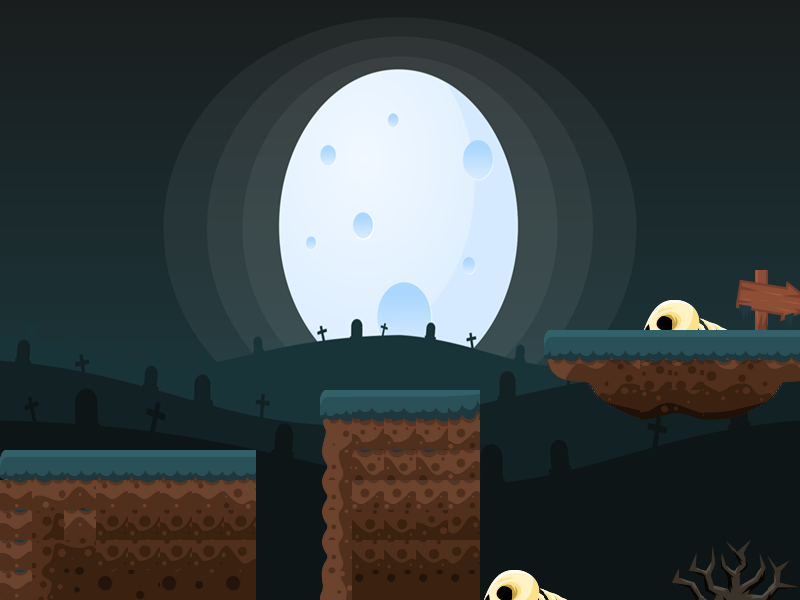

The image is a tile-based game level rendered from a .tmx file. Its description and complete source (layers, tilesets, objects, tile grids) follow:
An orthogonal 25x20 tile map with 32x30 px tiles, 1 tile layer (Tile Layer 1), 13 tilesets, 1 image layer and 8 objects (3x ground, 2x AISpawnpoint1, 2x gameOver, spawnpoint).

<map version="1.10" tiledversion="1.10.2" orientation="orthogonal" renderorder="right-down" width="25" height="20" tilewidth="32" tileheight="30" infinite="0" nextlayerid="7" nextobjectid="26">
 <tileset firstgid="1" name="Tile (1)" tilewidth="32" tileheight="30" spacing="1" margin="1" tilecount="12" columns="3">
  <image source="png/Tiles/Tile (1).png" trans="ff00ff" width="128" height="128" />
 </tileset>
 <tileset firstgid="13" name="Tile (2)" tilewidth="32" tileheight="30" spacing="1" margin="1" tilecount="12" columns="3">
  <image source="png/Tiles/Tile (2).png" trans="ff00ff" width="128" height="128" />
 </tileset>
 <tileset firstgid="25" name="Tile (3)" tilewidth="32" tileheight="30" spacing="1" margin="1" tilecount="12" columns="3">
  <image source="png/Tiles/Tile (3).png" trans="ff00ff" width="128" height="128" />
 </tileset>
 <tileset firstgid="37" name="Tile (16)" tilewidth="32" tileheight="30" spacing="1" margin="1" tilecount="12" columns="3">
  <image source="png/Tiles/Tile (16).png" trans="ff00ff" width="128" height="128" />
 </tileset>
 <tileset firstgid="49" name="ArrowSign" tilewidth="32" tileheight="30" spacing="1" margin="1" tilecount="4" columns="2">
  <image source="png/Objects/ArrowSign.png" trans="ff00ff" width="86" height="87" />
 </tileset>
 <tileset firstgid="53" name="Tile (15)" tilewidth="32" tileheight="30" spacing="1" margin="1" tilecount="12" columns="3">
  <image source="png/Tiles/Tile (15).png" trans="ff00ff" width="128" height="128" />
 </tileset>
 <tileset firstgid="65" name="Tile (14)" tilewidth="32" tileheight="30" spacing="1" margin="1" tilecount="12" columns="3">
  <image source="png/Tiles/Tile (14).png" trans="ff00ff" width="128" height="128" />
 </tileset>
 <tileset firstgid="77" name="Tile (7)" tilewidth="32" tileheight="30" spacing="1" margin="1" tilecount="12" columns="3">
  <image source="png/Tiles/Tile (7).png" trans="ff00ff" width="128" height="128" />
 </tileset>
 <tileset firstgid="89" name="DeadBush" tilewidth="32" tileheight="30" spacing="1" margin="1" tilecount="8" columns="4">
  <image source="png/Objects/DeadBush.png" trans="ff00ff" width="132" height="74" />
 </tileset>
 <tileset firstgid="97" name="Skeleton" tilewidth="32" tileheight="30" spacing="1" margin="1" tilecount="3" columns="3">
  <image source="png/Objects/Skeleton.png" trans="ff00ff" width="102" height="50" />
 </tileset>
 <tileset firstgid="100" name="Tile (11)" tilewidth="32" tileheight="30" spacing="1" margin="1" tilecount="12" columns="3">
  <image source="png/Tiles/Tile (11).png" trans="ff00ff" width="128" height="128" />
 </tileset>
 <tileset firstgid="112" name="Tile (4)" tilewidth="32" tileheight="30" spacing="1" margin="1" tilecount="12" columns="3">
  <image source="png/Tiles/Tile (4).png" trans="ff00ff" width="128" height="128" />
 </tileset>
 <tileset firstgid="124" name="Tile (13)" tilewidth="32" tileheight="30" spacing="1" margin="1" tilecount="12" columns="3">
  <image source="png/Tiles/Tile (13).png" trans="ff00ff" width="128" height="128" />
 </tileset>
 <imagelayer id="2" name="Image Layer 1">
  <image source="png/BG.png" width="800" height="600" />
 </imagelayer>
 <layer id="1" name="Tile Layer 1" width="25" height="20">
  <data encoding="csv">
0,0,0,0,0,0,0,0,0,0,0,0,0,0,0,0,0,0,0,0,0,0,0,0,0,
0,0,0,0,0,0,0,0,0,0,0,0,0,0,0,0,0,0,0,0,0,0,0,0,0,
0,0,0,0,0,0,0,0,0,0,0,0,0,0,0,0,0,0,0,0,0,0,0,0,0,
0,0,0,0,0,0,0,0,0,0,0,0,0,0,0,0,0,0,0,0,0,0,0,0,0,
0,0,0,0,0,0,0,0,0,0,0,0,0,0,0,0,0,0,0,0,0,0,0,0,0,
0,0,0,0,0,0,0,0,0,0,0,0,0,0,0,0,0,0,0,0,0,0,0,0,0,
0,0,0,0,0,0,0,0,0,0,0,0,0,0,0,0,0,0,0,0,0,0,0,0,0,
0,0,0,0,0,0,0,0,0,0,0,0,0,0,0,0,0,0,0,0,0,0,0,0,0,
0,0,0,0,0,0,0,0,0,0,0,0,0,0,0,0,0,0,0,0,0,0,0,0,0,
0,0,0,0,0,0,0,0,0,0,0,0,0,0,0,0,0,0,0,0,0,0,0,49,50,
0,0,0,0,0,0,0,0,0,0,0,0,0,0,0,0,0,0,0,0,97,98,99,51,52,
0,0,0,0,0,0,0,0,0,0,0,0,0,0,0,0,0,65,66,66,54,55,39,39,39,
0,0,0,0,0,0,0,0,0,0,0,0,0,0,0,0,0,68,69,70,58,58,40,41,42,
0,0,0,0,0,0,0,0,0,0,1,77,77,77,79,0,0,0,72,73,59,60,43,44,45,
0,0,0,0,0,0,0,0,0,0,4,80,80,80,82,0,0,0,0,0,0,0,0,0,0,
1,2,2,2,2,2,2,27,0,0,7,81,81,81,82,0,0,0,0,0,0,0,0,0,0,
16,5,6,16,16,16,16,17,0,0,7,82,82,82,82,0,0,0,0,0,0,0,0,0,0,
16,8,6,19,19,19,19,19,0,0,7,84,84,83,85,0,0,0,0,0,0,0,0,0,0,
16,8,9,19,19,19,19,20,0,0,7,84,84,84,85,0,0,0,0,0,0,89,90,91,92,
16,11,12,23,24,23,22,23,0,0,10,87,87,87,87,97,98,99,0,0,0,93,94,95,96
</data>
 </layer>
 <objectgroup id="6" name="Object Layer 1">
  <object id="5" name="spawnpoint" x="78.1657" y="413.757" width="30.2241" height="33.3507">
   <properties>
    <property name="spawnpoint" type="object" value="0" />
   </properties>
  </object>
  <object id="7" name="ground" x="2.08442" y="467.581" width="225.743" height="134.666">
   <properties>
    <property name="ground" type="object" value="0" />
   </properties>
  </object>
  <object id="8" name="ground" x="319.958" y="406.402" width="135.487" height="194.524">
   <properties>
    <property name="ground" type="object" value="0" />
   </properties>
  </object>
  <object id="11" name="ground" x="536.822" y="170.08" width="261.595" height="75.3556">
   <properties>
    <property name="ground" type="object" value="0" />
   </properties>
  </object>
  <object id="19" name="AISpawnpoint1" x="382.434" y="353.053" width="32.3085" height="42.7306">
   <properties>
    <property name="AISpawnpoint1" type="object" value="0" />
   </properties>
  </object>
  <object id="20" name="AISpawnpoint1" x="639.3" y="295.931" width="31.2663" height="40.6462">
   <properties>
    <property name="AISpawnpoint1" type="object" value="0" />
   </properties>
  </object>
  <object id="21" name="gameOver" x="259.468" y="584.215" width="59.4059" height="32.3085">
   <properties>
    <property name="gameOver" type="object" value="0" />
   </properties>
  </object>
  <object id="22" name="gameOver" x="480.384" y="579.046" width="319.672" height="37.5195">
   <properties>
    <property name="gameOver" type="object" value="0" />
   </properties>
  </object>
 </objectgroup>
</map>
